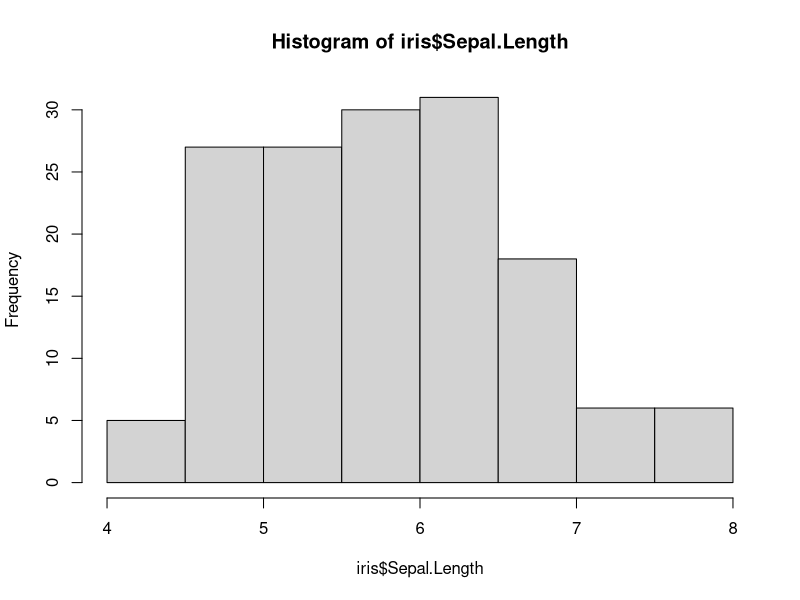
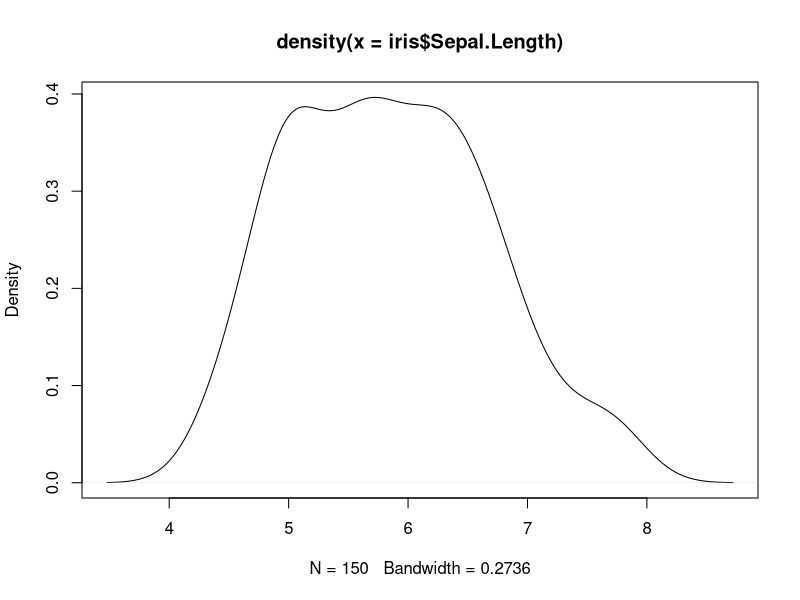
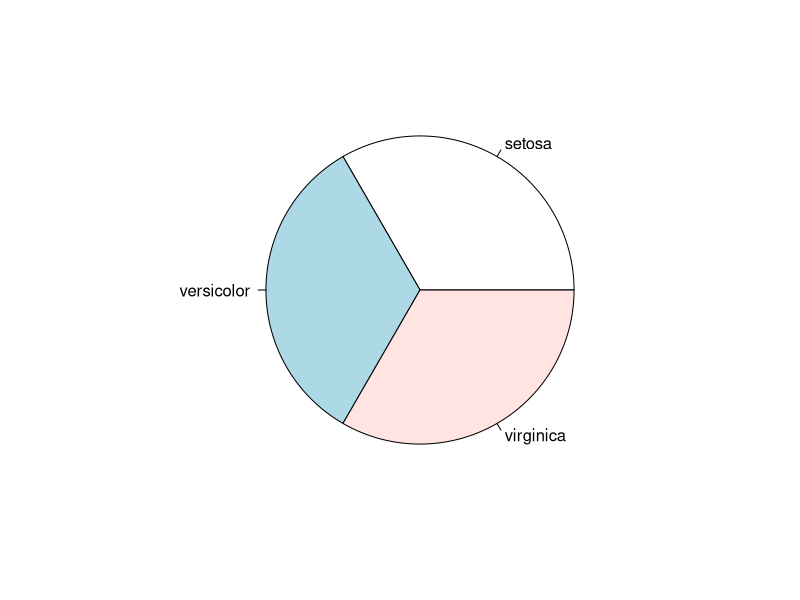
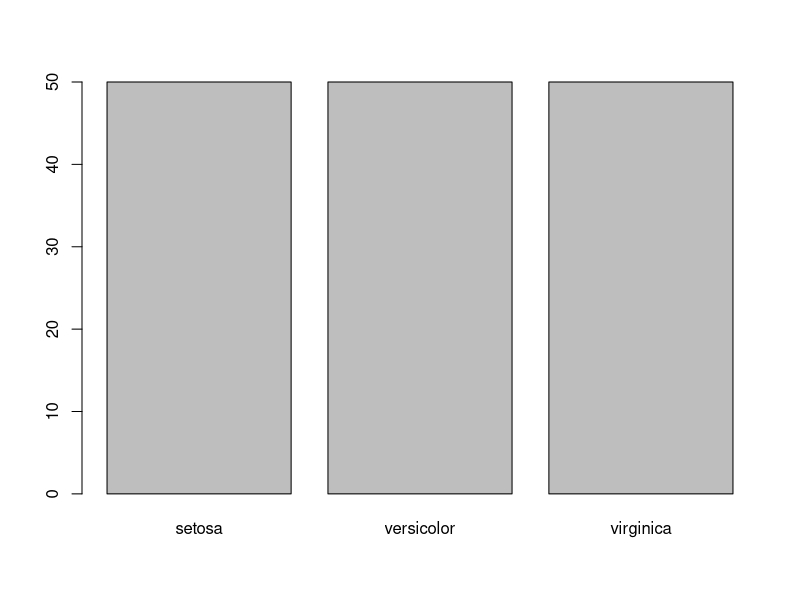
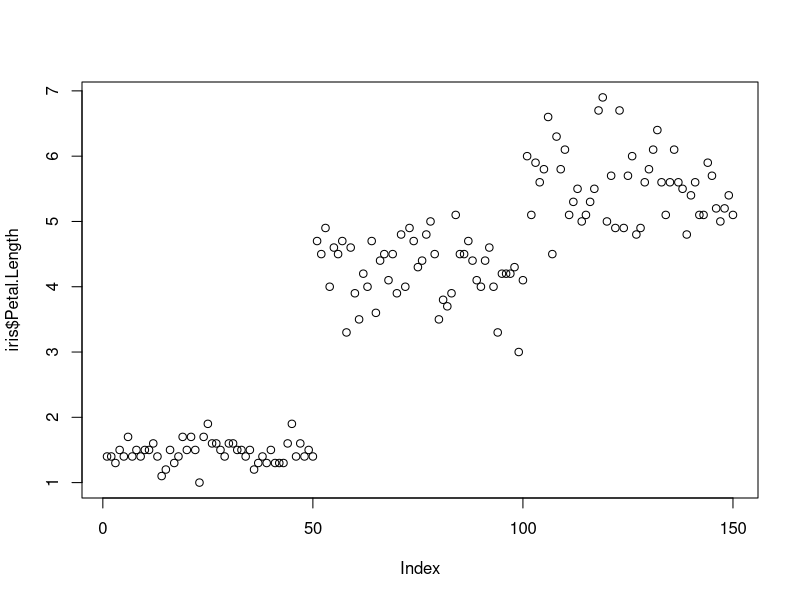

Write the R code that produced these figures, in order.
data(iris)

# Exploration
head(iris)
names(iris)
attributes(iris)
summary(iris)
mean(iris$Sepal.Length)
median(iris$Sepal.Width)
range(iris$Petal.Length)
quantile(iris$Sepal.Length)
var(iris$Sepal.Length)
table(iris$Species)

# Covarience and Correlation
cov(iris$Sepal.Length, iris$Petal.Length)
cor(iris$Sepal.Length, iris$Petal.Length)

# Visualization
hist(iris$Sepal.Length)
plot(density(iris$Sepal.Length))
pie(table(iris$Species))
barplot(table(iris$Species))
plot(iris$Petal.Length)
